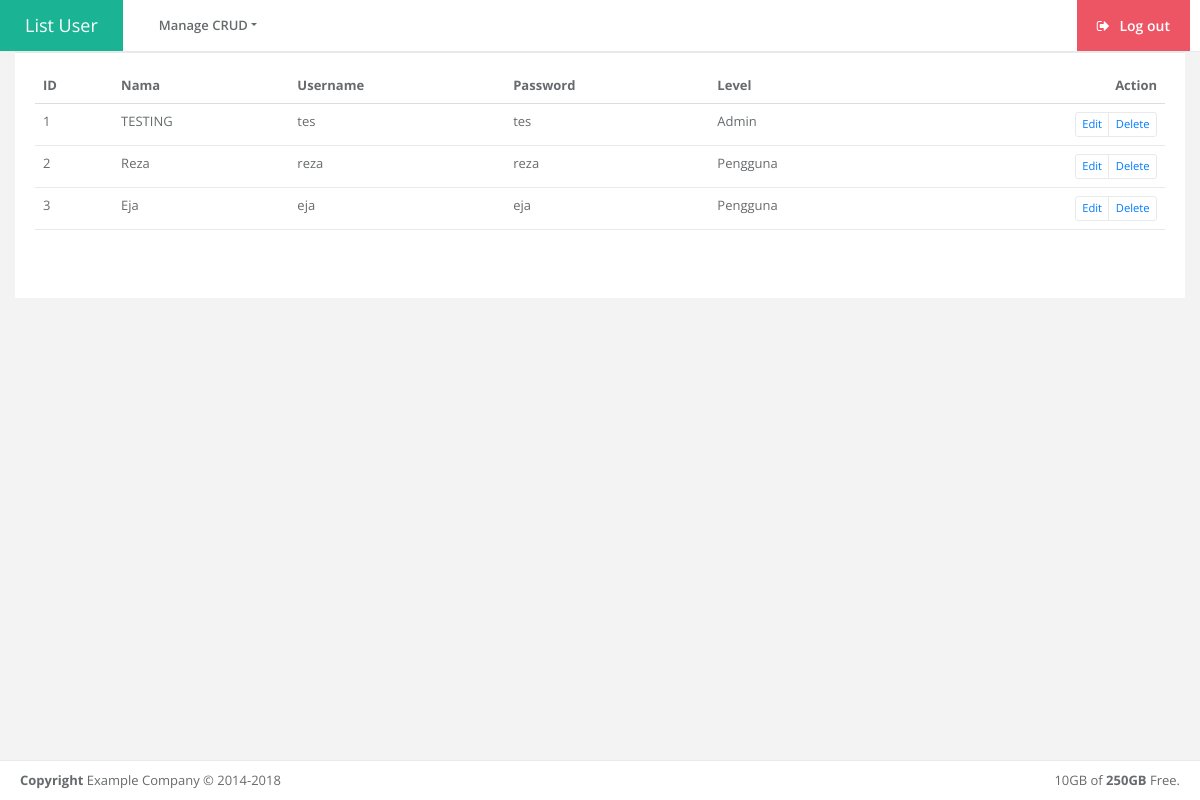
Screenshot of /views/list_user_view.php with the database file from the repository.
### tables this page shows
CREATE TABLE IF NOT EXISTS `user` (
  `id` int(11) NOT NULL AUTO_INCREMENT,
  `username` varchar(250) NOT NULL DEFAULT '0',
  `password` varchar(250) NOT NULL DEFAULT '0',
  `nama` varchar(250) DEFAULT NULL,
  `id_level` int(11) NOT NULL DEFAULT '0',
  PRIMARY KEY (`id`)
);

CREATE TABLE IF NOT EXISTS `level` (
  `id_level` int(11) NOT NULL AUTO_INCREMENT,
  `nama_level` varchar(250) DEFAULT NULL,
  PRIMARY KEY (`id_level`)
);

### views/list_user_view.php (the view, shortened to what this page needs)
<!DOCTYPE html>
<html>
<head>
    <link href="../css/bootstrap.min.css" rel="stylesheet">
    <link href="../font-awesome/css/font-awesome.css" rel="stylesheet">
    <link href="../css/animate.css" rel="stylesheet">
    <link href="../css/style.css" rel="stylesheet">
</head>
<body class="top-navigation">
    <div id="wrapper">
        <div id="page-wrapper" class="gray-bg">
            <div class="row border-bottom white-bg">
                <nav class="navbar navbar-expand-lg navbar-static-top" role="navigation">
                    <a href="#" class="navbar-brand">List User</a>
                    <div class="navbar-collapse collapse" id="navbar">
                        <ul class="nav navbar-nav mr-auto">
                            <li class="dropdown">
                                <a aria-expanded="false" role="button" href="#" class="dropdown-toggle" data-toggle="dropdown"> Manage CRUD</a>
                            </li>
                        </ul>
                        <ul class="nav navbar-top-links navbar-right">
                            <li>
                                <a href="../action/login_controller.php?op=out" class="bg-danger text-white">
                                    <i class="fa fa-sign-out"></i> Log out
                                </a>
                            </li>
                        </ul>
                    </div>
                </nav>
            </div>
            <div class="row">
                <div class="col-lg-12">
                    <div class="ibox">
                        <div class="ibox-content">
                            <table class="footable table table-stripped toggle-arrow-tiny" data-page-size="15">
                                <thead>
                                    <tr>
                                        <th data-toggle="true">ID</th>
                                        <th data-hide="phone">Nama</th>
                                        <th data-hide="all">Username</th>
                                        <th data-hide="phone">Password</th>
                                        <th data-hide="phone,tablet">Level</th>
                                        <th class="text-right" data-sort-ignore="true">Action</th>
                                    </tr>
                                </thead>
                                <tbody>
                                    <?php
                                    include '../config/koneksi.php';
                                    $query = "select * from user INNER JOIN `level` ON user.id_level = level.id_level;";
                                    $output = $koneksi->query($query);
                                    while ($data = $output->fetch_array()) {
                                    ?>
                                        <tr>
                                            <td>
                                                <?php echo $data['id'] ?>
                                            </td>
                                            <td>
                                                <?php echo $data['nama'] ?>
                                            </td>
                                            <td>
                                                <?php echo $data['username'] ?>
                                            </td>
                                            <td>
                                                <?php echo $data['password'] ?>
                                            </td>
                                            <td>
                                                <?php echo $data['nama_level'] ?>
                                            </td>
                                            <td class="text-right">
                                                <div class="btn-group">
                                                    <button class="btn-white btn btn-xs"><a href="edit_user_view.php?id=<?php echo $data['id'] ?>">Edit</a></button>
                                                    <button class="btn-white btn btn-xs"><a href="../action/action_delete_user.php?id=<?php echo $data['id'] ?>">Delete</a></button>
                                                </div>
                                            </td>
                                        </tr>
                                    <?php } ?>
                                </tbody>
                                <tfoot>
                                    <tr>
                                        <td colspan="6">
                                        </td>
                                    </tr>
                                </tfoot>
                            </table>
                        </div>
                    </div>
                </div>
            </div>
            <div class="footer">
                <div class="float-right">
                    10GB of <strong>250GB</strong> Free.
                </div>
                <div>
                    <strong>Copyright</strong> Example Company &copy; 2014-2018
                </div>
            </div>
        </div>
    </div>
</body>
</html>

### rows the page displays
user: id "1", nama "TESTING", username "tes", password "tes", id_level.nama_level "Admin"
user: id "2", nama "Reza", username "reza", password "reza", id_level.nama_level "Pengguna"
user: id "3", nama "Eja", username "eja", password "eja", id_level.nama_level "Pengguna"
